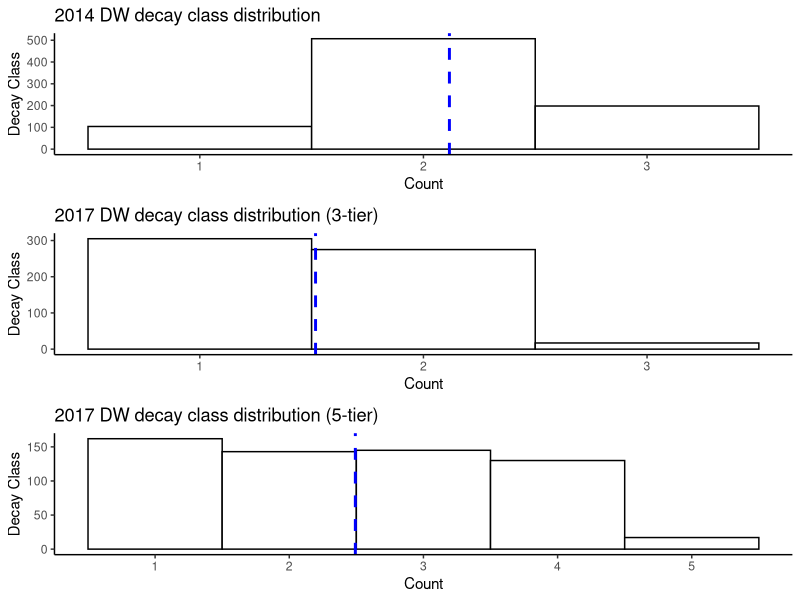
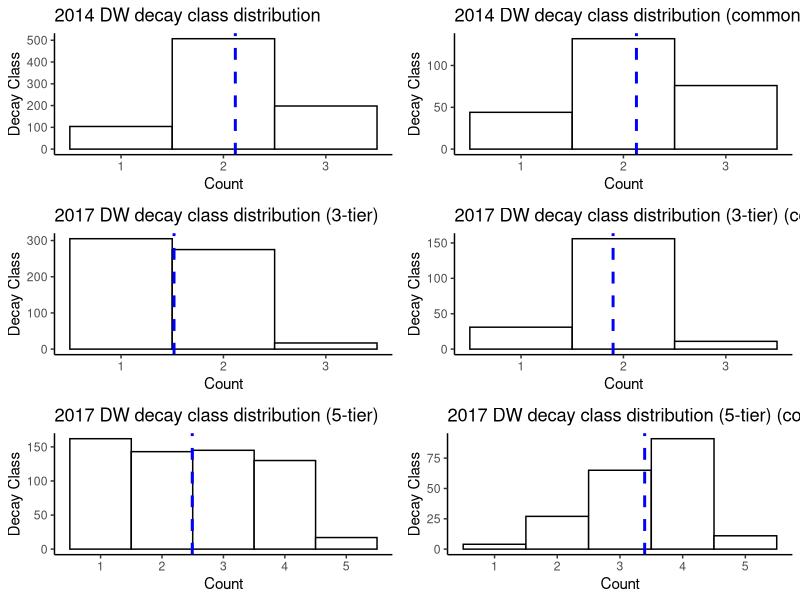
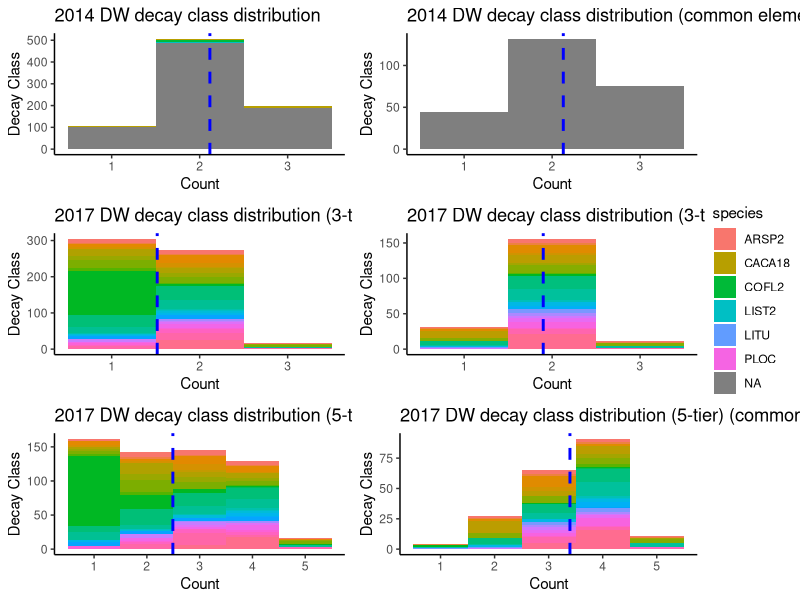

Write R code to recreate these figures, in order.
# deadwood script - initial look at distributions 

### 1. ORGANIZE WORKSPACE----
# set up workspace and load in relevant data frames
# dw surveys from 2014 (?) and 2017 -> dw1 and dw2
library(ggplot2)
library(ggpubr)
library(dplyr)

setwd("/Users/abbeyyatsko/Desktop/serc_deadwood/data")
dw2014 <- read.csv("DW_2014.csv", na.strings=c("","NA"))
dw2017 <- read.csv("DW_2017.csv", na.strings=c("","NA"))

# note the length of the two dataframes
# > 2014 has 1371 observations 
# > 2017 has 656 observations (approximately half of the preceding survey)

### 2. FILTER DATA----
# remove observations that do not have a tree tag ID
# function for complete cases (by survey)
completeFun_2014 <- function(dw2014, tag) {
  completeVec <- complete.cases(dw2014[, tag])
  return(dw2014[completeVec, ])
}
completeFun_2017 <- function(dw2017, STEMTAG) {
  completeVec <- complete.cases(dw2017[, STEMTAG])
  return(dw2017[completeVec, ])
}

dw2014 <- dw2014[dw2014$tag != "no tag", ]
dw2014 <- completeFun_2014(dw2014, "tag")
dw2017 <- completeFun_2017(dw2017, "STEMTAG")

# reduce data sets to include only tagged samples that have a recorded decay class
dw2014 <- completeFun_2014(dw2014, "decay")
# there is a random observation for the 2014 that records a decay class 6 - remove
dw2014 <- dw2014[dw2014$decay != "6", ] 
dw2017 <- completeFun_2017(dw2017, "DECAYCLASSORIG")

### 3. DECAY CLASS DISTRIBUTION COMPARISON 2014-2017 ----
# filtering order: are tagged --> have decay class info available 

# 2014 DW data 
DW_2014 <- ggplot(dw2014, aes(x=decay)) + 
  geom_histogram(binwidth=1, color = "black", fill="white")+
  theme_classic()+
  geom_vline(aes(xintercept=mean(decay)),
             color="blue", linetype="dashed", size=1)+
  ggtitle("2014 DW decay class distribution") +
  xlab("Count") + ylab("Decay Class")

# 2017 DW data 
# taking into consideration the 'converted' decay class values first (5 tier -> 3 tier)
DW_2017_3T <- ggplot(dw2017, aes(x=DECAYCLASSORIG)) + 
  geom_histogram(binwidth=1, color = "black", fill="white")+
  theme_classic()+
  geom_vline(aes(xintercept=mean(DECAYCLASSORIG)),
             color="blue", linetype="dashed", size=1)+
  ggtitle("2017 DW decay class distribution (3-tier)") +
  xlab("Count") + ylab("Decay Class")

# distribution of the original decay class values (5 tier)
DW_2017_5T <- ggplot(dw2017, aes(x=DECAYCLASS)) + 
  geom_histogram(binwidth=1, color = "black", fill="white")+
  theme_classic()+
  geom_vline(aes(xintercept=mean(DECAYCLASS)),
             color="blue", linetype="dashed", size=1)+
  ggtitle("2017 DW decay class distribution (5-tier)") +
  xlab("Count") + ylab("Decay Class")

# alligned together 
ggarrange(DW_2014,DW_2017_3T,DW_2017_5T,  ncol = 1, nrow = 3)

### 4. IDENTIFY COMMON ELEMENTS ACROSS 2014 and 2017 DATA ----
# goal: to see how decay class has progressed through time for a given DW piece
# (indicated by stem tag number) 

# therefore, we first need to identify which stem tags are shared between both DW_2014
# and DW_2017
common_elements <- Reduce(intersect, list(dw2014[, 1], dw2017[, 2]));
common_elements

# n = 148 stem tag IDs that can be traced from 2014 to 2017 with the means of making comparison 
# question: what do these distributions look like for 'common elements' each survey year?

# filter out common elements from 2014 and 2017 data 
dw2014_CE <- dw2014 %>% filter(tag %in% common_elements)
# length: 252 (therefore some repetitions for different A or B pieces)
dw2017_CE <- dw2017 %>% filter(STEMTAG %in% common_elements)
# length: 198 (therefore some repetitions for different A or B pieces)

sum(is.na(dw2014_CE$piece.id))
sum(is.na(dw2017_CE$PIECE))

# decay class distributions for common elements 
DW_2014_CE <- ggplot(dw2014_CE, aes(x=decay)) + 
  geom_histogram(binwidth=1, color = "black", fill="white")+
  theme_classic()+
  geom_vline(aes(xintercept=mean(decay)),
             color="blue", linetype="dashed", size=1)+
  ggtitle("2014 DW decay class distribution (common elements)") +
  xlab("Count") + ylab("Decay Class")

DW_2017_3T_CE <- ggplot(dw2017_CE, aes(x=DECAYCLASSORIG)) + 
  geom_histogram(binwidth=1, color = "black", fill="white")+
  theme_classic()+
  geom_vline(aes(xintercept=mean(DECAYCLASSORIG)),
             color="blue", linetype="dashed", size=1)+
  ggtitle("2017 DW decay class distribution (3-tier) (common elements)") +
  xlab("Count") + ylab("Decay Class")

DW_2017_5T_CE <- ggplot(dw2017_CE, aes(x=DECAYCLASS)) + 
  geom_histogram(binwidth=1, color = "black", fill="white")+
  theme_classic()+
  geom_vline(aes(xintercept=mean(DECAYCLASS)),
             color="blue", linetype="dashed", size=1)+
  ggtitle("2017 DW decay class distribution (5-tier) (common elements)") +
  xlab("Count") + ylab("Decay Class")

# compare distributions of decay class for full data set (left) and subsetted by common elements (right)
ggarrange(DW_2014,DW_2014_CE,DW_2017_3T,DW_2017_3T_CE,DW_2017_5T,DW_2017_5T_CE,  ncol = 2, nrow = 3)

# include some species indicators in the frequency histograms 
DW_2014_sp <- ggplot(dw2014, aes(x=decay, fill = species)) + 
  geom_histogram(binwidth=1)+
  theme_classic()+
  geom_vline(aes(xintercept=mean(decay)),
             color="blue", linetype="dashed", size=1)+
  ggtitle("2014 DW decay class distribution") +
  xlab("Count") + ylab("Decay Class")+
  theme(legend.position = "none")

DW_2017_3T_sp <- ggplot(dw2017, aes(x=DECAYCLASSORIG, fill = SPCODE)) + 
  geom_histogram(binwidth=1)+
  theme_classic()+
  geom_vline(aes(xintercept=mean(DECAYCLASSORIG)),
             color="blue", linetype="dashed", size=1)+
  ggtitle("2017 DW decay class distribution (3-tier)") +
  xlab("Count") + ylab("Decay Class")+
  theme(legend.position = "none")

# distribution of the original decay class values (5 tier)
DW_2017_5T_sp <- ggplot(dw2017, aes(x=DECAYCLASS, fill = SPCODE)) + 
  geom_histogram(binwidth=1)+
  theme_classic()+
  geom_vline(aes(xintercept=mean(DECAYCLASS)),
             color="blue", linetype="dashed", size=1)+
  ggtitle("2017 DW decay class distribution (5-tier)") +
  xlab("Count") + ylab("Decay Class")+
  theme(legend.position = "none")

DW_2014_CE_sp <- ggplot(dw2014_CE, aes(x=decay, fill = species)) + 
  geom_histogram(binwidth=1)+
  theme_classic()+
  geom_vline(aes(xintercept=mean(decay)),
             color="blue", linetype="dashed", size=1)+
  ggtitle("2014 DW decay class distribution (common elements)") +
  xlab("Count") + ylab("Decay Class")+
  theme(legend.position = "none")

DW_2017_3T_CE_sp <- ggplot(dw2017_CE, aes(x=DECAYCLASSORIG, fill = SPCODE)) + 
  geom_histogram(binwidth=1)+
  theme_classic()+
  geom_vline(aes(xintercept=mean(DECAYCLASSORIG)),
             color="blue", linetype="dashed", size=1)+
  ggtitle("2017 DW decay class distribution (3-tier) (common elements)") +
  xlab("Count") + ylab("Decay Class")+
  theme(legend.position = "none")

DW_2017_5T_CE_sp <- ggplot(dw2017_CE, aes(x=DECAYCLASS, fill = SPCODE)) + 
  geom_histogram(binwidth=1)+
  theme_classic()+
  geom_vline(aes(xintercept=mean(DECAYCLASS)),
             color="blue", linetype="dashed", size=1)+
  ggtitle("2017 DW decay class distribution (5-tier) (common elements)") +
  xlab("Count") + ylab("Decay Class")

ggarrange(DW_2014_sp,DW_2014_CE_sp,DW_2017_3T_sp,DW_2017_3T_CE_sp,
          DW_2017_5T_sp,DW_2017_5T_CE_sp,  ncol = 2, nrow = 3,
          common.legend = TRUE, legend="right")

### 5. PIECE TOGETHER THE PIECES ----
# make a column that merges stem tag ID with piece identifiers (letter)
dw2014_CE$tagpiece <- paste(dw2014_CE$tag,dw2014_CE$piece.id)
dw2017_CE$tagpiece <- paste(dw2017_CE$STEMTAG,dw2017_CE$PIECE)

# now compare common elements of 'tagpiece' between 2014 and 2017 data 
common_elements_piece <- Reduce(intersect, list(dw2014_CE[, 25], dw2017_CE[, 32]));
common_elements_piece

# filter out common elements from 2014 and 2017 data 
dw2014_CE_piece <- dw2014_CE %>% filter(tagpiece %in% common_elements_piece)
# length: 252 (therefore some repetitions for different A or B pieces)
dw2017_CE_piece <- dw2017_CE %>% filter(tagpiece %in% common_elements_piece)
# length: 198 (therefore some repetitions for different A or B pieces)







